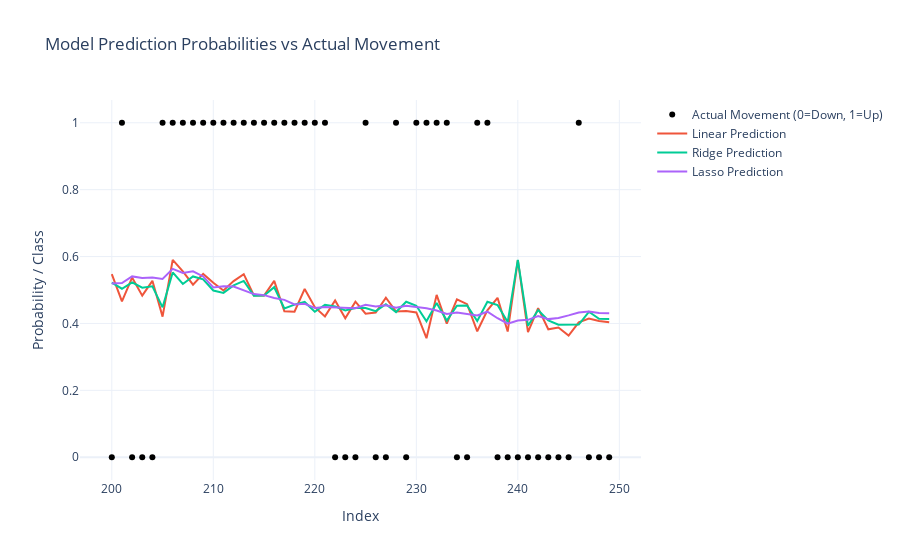

Notebook code cell kept with this figure:
### Code cell
fig = go.Figure()

# Plot actual binary labels
fig.add_trace(go.Scatter(
    x=X_test.index,
    y=y_test,
    mode='markers',
    name='Actual Movement (0=Down, 1=Up)',
    marker=dict(color='black', size=6)
))

# Plot predicted probabilities
for name, model in models.items():
    model.fit(X_train_scaled, y_train)
    probs = model.predict(X_test_scaled)  # this is still regression, not class probs
    fig.add_trace(go.Scatter(
        x=X_test.index,
        y=probs,
        mode='lines',
        name=f'{name} Prediction'
    ))

fig.update_layout(
    title='Model Prediction Probabilities vs Actual Movement',
    xaxis_title='Index',
    yaxis_title='Probability / Class',
    template='plotly_white'
)

fig.show()
